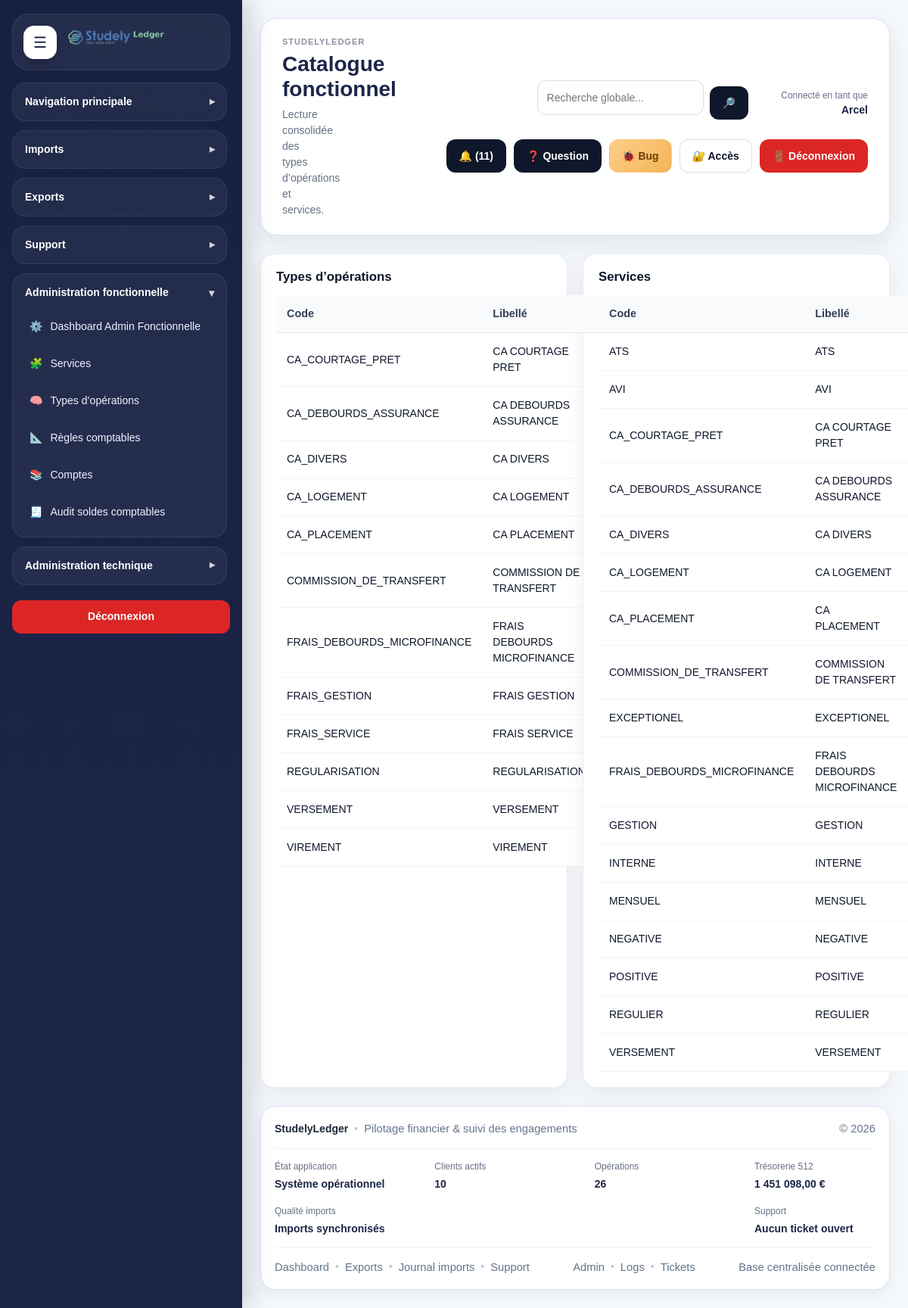
The app's page /modules/admin_functional/catalogs.php (signed in) with its own data.
### tables this page shows
CREATE TABLE `ref_operation_types` (
  `id` int(11) NOT NULL,
  `code` varchar(100) NOT NULL,
  `label` varchar(150) NOT NULL,
  `direction` enum('credit','debit','mixed') NOT NULL DEFAULT 'mixed',
  `is_active` tinyint(1) NOT NULL DEFAULT 1,
  `created_at` datetime NOT NULL DEFAULT current_timestamp(),
  `updated_at` datetime DEFAULT NULL
);

CREATE TABLE `ref_services` (
  `id` int(11) NOT NULL,
  `code` varchar(100) NOT NULL,
  `label` varchar(150) NOT NULL,
  `operation_type_id` int(11) DEFAULT NULL,
  `service_account_id` int(11) DEFAULT NULL,
  `treasury_account_id` int(11) DEFAULT NULL,
  `is_active` tinyint(1) NOT NULL DEFAULT 1,
  `created_at` datetime NOT NULL DEFAULT current_timestamp(),
  `updated_at` datetime DEFAULT NULL
);

### includes/admin_functions.php (called while the page is built, shortened)
<?php
if (!function_exists('e')) {
    function e(?string $value): string
    {
        return htmlspecialchars((string)($value ?? ''), ENT_QUOTES, 'UTF-8');
    }
}
if (!function_exists('tableExists')) {
    function tableExists(PDO $pdo, string $tableName): bool
    {
        $stmt = $pdo->prepare("
            SELECT COUNT(*)
            FROM information_schema.TABLES
            WHERE TABLE_SCHEMA = DATABASE()
              AND TABLE_NAME = ?
        ");
        $stmt->execute([$tableName]);
        return (int)$stmt->fetchColumn() > 0;
    }
}
        ?>

### modules/admin_functional/catalogs.php (the view, shortened to what this page needs)
<?php
$pdo = getPDO();
require_once __DIR__ . '/../../includes/admin_functions.php';
$operationTypes = tableExists($pdo, 'ref_operation_types')
    ? $pdo->query("
        SELECT *
        FROM ref_operation_types
        ORDER BY label ASC
    ")->fetchAll(PDO::FETCH_ASSOC)
    : [];
$services = tableExists($pdo, 'ref_services')
    ? $pdo->query("
        SELECT rs.*, rot.label AS operation_type_label, sa.account_code AS service_account_code, ta.account_code AS treasury_account_code
        FROM ref_services rs
        LEFT JOIN ref_operation_types rot ON rot.id = rs.operation_type_id
        LEFT JOIN service_accounts sa ON sa.id = rs.service_account_id
        LEFT JOIN treasury_accounts ta ON ta.id = rs.treasury_account_id
        ORDER BY rs.label ASC
    ")->fetchAll(PDO::FETCH_ASSOC)
    : [];
require_once __DIR__ . '/../../includes/document_start.php';
?>
<div class="layout">
    <?php require_once __DIR__ . '/../../includes/sidebar.php'; ?>
    <div class="main">
        <?php require_once __DIR__ . '/../../includes/header.php'; ?>
        <div class="dashboard-grid-2">
            <div class="table-card">
                <h3 class="section-title">Types d’opérations</h3>
                <table>
                    <thead>
                        <tr>
                            <th>Code</th>
                            <th>Libellé</th>
                            <th>Direction</th>
                            <th>Actif</th>
                        </tr>
                    </thead>
                    <tbody>
                        <?php foreach ($operationTypes as $row): ?>
                            <tr>
                                <td><?= e($row['code'] ?? '') ?></td>
                                <td><?= e($row['label'] ?? '') ?></td>
                                <td><?= e($row['direction'] ?? '') ?></td>
                                <td><?= ((int)($row['is_active'] ?? 1) === 1) ? 'Oui' : 'Non' ?></td>
                            </tr>
                        <?php endforeach; ?>
                    </tbody>
                </table>
            </div>
            <div class="table-card">
                <h3 class="section-title">Services</h3>
                <table>
                    <thead>
                        <tr>
                            <th>Code</th>
                            <th>Libellé</th>
                        </tr>
                    </thead>
                    <tbody>
                        <?php foreach ($services as $row): ?>
                            <tr>
                                <td><?= e($row['code'] ?? '') ?></td>
                                <td><?= e($row['label'] ?? '') ?></td>
                            </tr>
                        <?php endforeach; ?>
                    </tbody>
                </table>
            </div>
        </div>
        <?php require_once __DIR__ . '/../../includes/footer.php'; ?>
    </div>
</div>
<?php require_once __DIR__ . '/../../includes/document_end.php'; ?>

### assets/css/style.css (style rules this page uses)
:root { --bg:#f4f7fb; --surface:#ffffff; --surface-soft:#f8fbff; --border:#dbe4f0; --border-strong:#c8d5e6; --text:#1f2937; --muted:#667085; --heading:#1d2549; --primary:#1d2549; --primary-2:#2f4db8; --primary-soft:#eef2ff; --success:#117a4f; --success-soft:#e8f8f0; --danger:#b42318; --danger-soft:#fff1f2; --warning:#b54708; --warning-soft:#fff7ed; --info:#175cd3; --info-soft:#eff6ff; --shadow-sm:0 6px 16px rgba(18, 38, 63, 0.06); --shadow-md:0 12px 30px rgba(18, 38, 63, 0.08); --shadow-lg:0 18px 45px rgba(18, 38, 63, 0.12); --radius-sm:12px; --radius-md:18px; --radius-lg:24px; --sidebar-width:320px; --sidebar-width-collapsed:96px; }
*, *::before, *::after { box-sizing:border-box; }
html, body { margin:0; padding:0; min-height:100%; }
body { font-family:Arial, Helvetica, sans-serif; font-size:14px; line-height:1.5; color:var(--text); background:var(--bg); }
.layout { display:flex; min-height:100vh; width:100%; }
.main { flex:1 1 auto; min-width:0; padding:24px; }
h1,h2,h3,h4,h5,h6 { margin:0 0 12px 0; color:var(--heading); line-height:1.2; }
h3 { font-size:20px; }
.section-title { margin-bottom:14px; }
.card, .form-card, .table-card, .dashboard-panel { background:var(--surface); border:1px solid var(--border); border-radius:var(--radius-md); box-shadow:var(--shadow-sm); padding:20px; }
.dashboard-grid-2 { display:grid; grid-template-columns:repeat(2, minmax(0, 1fr)); gap:20px; }
table { width:100%; border-collapse:collapse; background:#fff; }
thead th { text-align:left; font-size:13px; color:var(--heading); background:#f3f7fc; border-bottom:1px solid var(--border); padding:12px 10px; }
tbody td { border-bottom:1px solid #edf2f7; padding:12px 10px; vertical-align:top; }
.main { overflow-x: hidden; }
.layout, .main, .sl-grid, .sl-card, .sl-chart-box { scroll-behavior: auto !important; }
html { scroll-behavior: auto; }

### assets/css/dashboard.css (style rules this page uses)
.table-card table td, .table-card table th { vertical-align:middle; }
.dashboard-panel .section-title, .form-card .section-title, .table-card .section-title { margin-top:0; margin-bottom:14px; }
.dashboard-grid-2, .dashboard-grid-3, .dashboard-grid-4, .dashboard-grid-5 { display: grid; gap: 20px; align-items: stretch; }
.dashboard-grid-2 { grid-template-columns: repeat(2, minmax(0, 1fr)); }
.card, .form-card, .table-card, .stat-card { background: #ffffff; border: 1px solid rgba(15, 23, 42, 0.08); border-radius: 18px; padding: 20px; box-shadow: 0 10px 30px rgba(15, 23, 42, 0.06); }
.card h3, .form-card h3, .table-card h3, .stat-card h3, .section-title { margin: 0 0 16px; font-size: 1.05rem; font-weight: 700; color: #0f172a; }
.modern-table, .table-card table, .sl-table { width: 100%; border-collapse: separate; border-spacing: 0; }
.modern-table thead th, .table-card table thead th, .sl-table thead th { position: sticky; top: 0; background: #f8fafc; color: #334155; font-size: 0.9rem; font-weight: 700; text-align: left; padding: 14px 14px; border-bottom: 1px solid rgba(148, 163, 184, 0.2); }
.modern-table tbody td, .table-card table tbody td, .sl-table tbody td { padding: 14px 14px; border-bottom: 1px solid rgba(148, 163, 184, 0.12); vertical-align: middle; color: #0f172a; background: #fff; }

### records on screen
ref_operation_types: code "CA_COURTAGE_PRET", label "CA COURTAGE PRET"
ref_operation_types: code "CA_DEBOURDS_ASSURANCE", label "CA DEBOURDS ASSURANCE"
ref_operation_types: code "CA_DIVERS", label "CA DIVERS"
ref_operation_types: code "CA_LOGEMENT", label "CA LOGEMENT"
ref_operation_types: code "CA_PLACEMENT", label "CA PLACEMENT"
ref_operation_types: code "COMMISSION_DE_TRANSFERT", label "COMMISSION DE TRANSFERT"
ref_operation_types: code "FRAIS_DEBOURDS_MICROFINANCE", label "FRAIS DEBOURDS MICROFINANCE"
ref_operation_types: code "FRAIS_GESTION", label "FRAIS GESTION"
ref_operation_types: code "FRAIS_SERVICE", label "FRAIS SERVICE"
ref_operation_types: code "REGULARISATION", label "REGULARISATION"
ref_operation_types: code "VERSEMENT", label "VERSEMENT"
ref_operation_types: code "VIREMENT", label "VIREMENT"
ref_services: code "ATS", label "ATS"
ref_services: code "AVI", label "AVI"
ref_services: code "CA_COURTAGE_PRET", label "CA COURTAGE PRET"
ref_services: code "CA_DEBOURDS_ASSURANCE", label "CA DEBOURDS ASSURANCE"
ref_services: code "CA_DIVERS", label "CA DIVERS"
ref_services: code "CA_LOGEMENT", label "CA LOGEMENT"
ref_services: code "CA_PLACEMENT", label "CA PLACEMENT"
ref_services: code "COMMISSION_DE_TRANSFERT", label "COMMISSION DE TRANSFERT"
ref_services: code "EXCEPTIONEL", label "EXCEPTIONEL"
ref_services: code "FRAIS_DEBOURDS_MICROFINANCE", label "FRAIS DEBOURDS MICROFINANCE"
ref_services: code "GESTION", label "GESTION"
ref_services: code "INTERNE", label "INTERNE"
ref_services: code "MENSUEL", label "MENSUEL"
ref_services: code "NEGATIVE", label "NEGATIVE"
ref_services: code "POSITIVE", label "POSITIVE"
ref_services: code "REGULIER", label "REGULIER"
ref_services: code "VERSEMENT", label "VERSEMENT"

### other values on screen
APP_NAME "STUDELYLEDGER"
$title "Catalogue fonctionnel"
$subtitle "Lecture consolidée des types d’opérations et services."
$currentUser "Arcel"
$notificationCount "11"
APP_NAME "StudelyLedger"
$footerSystemStatus "Système opérationnel"
$totalActiveClients "10"
$totalOperations "26"
$totalTreasuryBalance "1 451 098,00"
$footerDataStatus "Imports synchronisés"
$footerSupportStatus "Aucun ticket ouvert"
